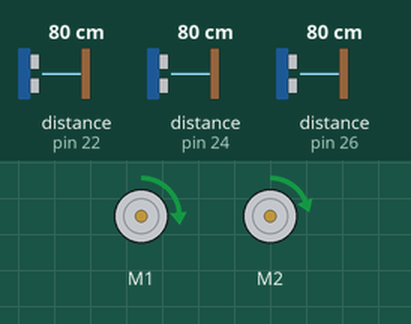
Simulated run of this sketch. Board: Arduino Mega 2560, built with avr-gcc and run on an emulated ATmega2560. Shown: 2 × DC motor (green arrow = forward, orange = backward, longer = faster). Wiring (inferred from the names in the program): ultrasonic range finder: trigger pin 26; echo pin 26. Inputs (shaded band) come from the test bench; at power-on: distance to the obstacle (sensors on pin 26, pin 24, pin 22) 80 cm. The echo pulse lasts 58.3 µs per cm; what the sketch prints to the serial monitor is not drawn.

Above: at 3.8 s.
3.9 s: distance to the obstacle (sensor on pin 26) set to 60 cm
At 4.02 s:
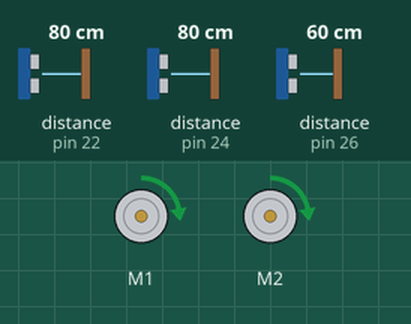
5.6 s: distance to the obstacle (sensor on pin 24) set to 2 cm
7.1 s: distance to the obstacle (sensor on pin 24) set to 5 cm
At 18.52 s:
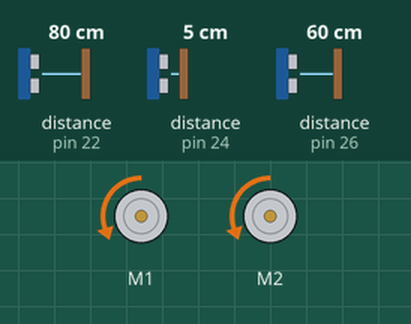
At 18.87 s:
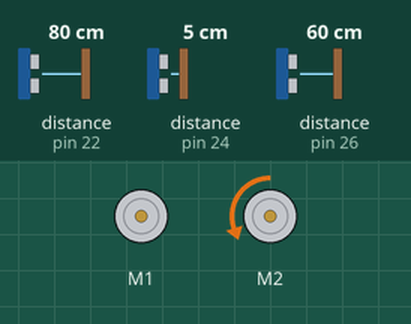
20.5 s: distance to the obstacle (sensor on pin 22) set to 2 cm
24.8 s: distance to the obstacle (sensor on pin 24) set to 18 cm
28.3 s: distance to the obstacle (sensor on pin 22) set to 18 cm
At 30.96 s:
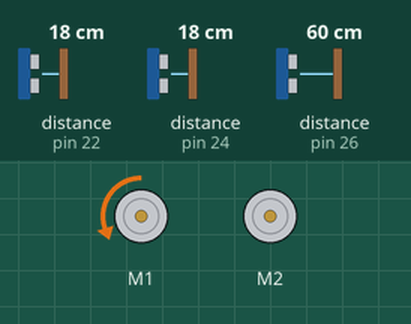
Timing chart, 0 to 32.8 s (numbered marks = the images above; inputs shaded):
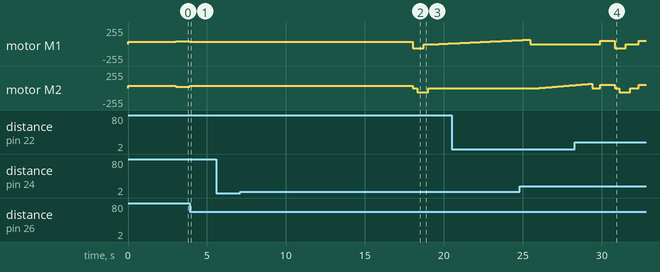

The sketch:

Test3_Two_sensor_3.ino
```cpp
#include <ZumoMotors.h>
#include <Ultrasonic.h>


ZumoMotors motors;
Ultrasonic ultrasonicL(22);
Ultrasonic ultrasonicR(24);
Ultrasonic ultrasonicSide(26);

const int pingPinLeft=22;
const int pingPinRight=24;
const int pingPinSide=26;

unsigned long time;
bool doo = true;


double duration, distance; // Duration used to calculate distance
double TheDifferent = 4.0;
float distFrontRightmm, distFrontLeftmm;
double target = 62.0;

double maxx = (target + 0.5);
double minn = (target - 0.5);
int direction1 = 0;
float distBetweenAngleSensorsmm=160; //use ruler to find distance between the angle sensors, in mm
  int xPositioncm;
double adjustMaxx = (maxx + 1);
double adjustMinn = (minn - 1);
boolean isTheRoboticInTheRightSpotStage_1 = false ;


void setup() {
  Serial.begin (9600);

}


void loop() {

driveTheRoboticToStage_1() ;
  //driveTheRoboticToStage_1();
  // Serial.println( ultrasonicSide.distanceRead());
  //AdjustAngle();
}


void driveTheRoboticToStage_1() {

  /*
        delay to allow the robotic to skip the box before it depends on Ultrasonic Sensor.
        The delay time may change relativaly to the robotic speed.
  */
  time = millis();
  Serial.println(time);
  if (time < 3000) {
    motors.setLeftSpeed(50);
    motors.setRightSpeed(50);
    delay(3000);
  }
  // Get the distance and store it on the @distance
  distance = ultrasonicSide.distanceRead();
  // if the distance more than maximum distance or less than the minimum distance then call the method inside if statement.

  // if the distance less than the minimum distance then call turnLeft method
  if ( distance < minn  && time < 18000) { // turn to left.
    // calling the turnLeft method.
    // the turnLeft mathed take the current side distance.
    turnLeft(ultrasonicSide.distanceRead());
    // else if the distance more than the maximum distance then call turnRight method
  }   else if ( distance > maxx  && time < 18000) { // turn to right
    // calling the turnLeft method.
    // the turnLeft mathed take the current side distance.
    turnRight(ultrasonicSide.distanceRead());
  } else if (time < 18000) {
    // Drive strait
    motors.setLeftSpeed(50);
    motors.setRightSpeed(50);
  } else {

    if ( isTheRoboticInTheRightSpotMethod() ) {
      isTheRoboticInTheRightSpotStage_1 = isTheRoboticInTheRightSpotMethod();
    } else {
      doSafetyStep();
    }

  }

}


void doSafetyStep() {

  if (ultrasonicSide.distanceRead() > adjustMaxx ) {
    adjustRight();
    direction1 = 0;
    delay(200);

  } else if ( ultrasonicSide.distanceRead() < adjustMinn ) {
    adjustLeft();
    direction1 = 1;
    delay(200);
  } else {
    if (direction1 == 0) {
      adjustRight() ;
      delay(200);
    } else if (direction1 == 1) {
      adjustLeft();
      delay(200);
    }
  }


}


boolean isTheRoboticInTheRightSpotMethod() {
  if (ultrasonicR.distanceRead() < TheDifferent) {
    return true;
  } else {
    return false;
  }
}


void turnLeft(double dis) {
  motors.setLeftSpeed(30);
  motors.setRightSpeed(60);
}

void turnRight(double dis) {
  motors.setLeftSpeed(60);
  motors.setRightSpeed(30);
}

void adjustRight() {

  motors.setLeftSpeed(-100);
  motors.setRightSpeed(0);
  delay(300);

  motors.setLeftSpeed(-100);
  motors.setRightSpeed(-100);
  delay(400);

  motors.setLeftSpeed(0);
  motors.setRightSpeed(-100);
  delay(300);

  motors.setLeftSpeed(0);
  motors.setRightSpeed(0);
  delay(20);
  doo = true;
   AdjustAngle();

  motors.setLeftSpeed(80);
  motors.setRightSpeed(80);
  delay(700);
}

void adjustLeft() {

  motors.setLeftSpeed(0);
  motors.setRightSpeed(-100);
  delay(300);

  motors.setLeftSpeed(-100);
  motors.setRightSpeed(-100);
  delay(400);

  motors.setLeftSpeed(-100);
  motors.setRightSpeed(0);
  delay(300);
  motors.setLeftSpeed(0);
  motors.setRightSpeed(0);
  delay(20);
  doo = true;
  AdjustAngle() ;

  motors.setLeftSpeed(80);
  motors.setRightSpeed(80);
  delay(700);
}
//void AdjustAngle() {
//
//  double R ;
//  double L ;
//
//  while (doo) {
//    delay (300);
//    R = ultrasonicR.distanceRead() ;
//    delay (10);
//    L = ultrasonicL.distanceRead() ;
//    delay (10);
//    if (L > R) {
//      motors.setLeftSpeed(100);
//      motors.setRightSpeed(0);
//
//    } else if (R > L) {
//      motors.setLeftSpeed(0);
//      motors.setRightSpeed(100);
//
//    } else {
//
//      doo = false;
//      motors.setLeftSpeed(0);
//      motors.setRightSpeed(0);
//    }
//  }
//  delay (30);
//  motors.setLeftSpeed(100);
//  motors.setRightSpeed(100);
//}
void AdjustAngle(){
  float x;
  float angleDeg;
  float angleDelay;
  bool straight = false;
  motors.setRightSpeed(0);
  motors.setLeftSpeed(0);
  while (straight == false) {
    delay (100);
    ultrasonicReadFrontRightmm();
    Serial.print(distFrontRightmm);
    Serial.print(" , ");
    delay (100);
    ultrasonicReadFrontLeftmm();
    Serial.print(distFrontLeftmm);
    Serial.print(" , ");
    delay (100);
    if ((abs(distFrontRightmm - distFrontLeftmm)) < 5) {
      straight = true;
      Serial.println("Straight");
    }
    if ( straight == false && distFrontRightmm < distFrontLeftmm) {
      x = ((distFrontLeftmm - distFrontRightmm) / distBetweenAngleSensorsmm);
      Serial.print(x);
      Serial.print(" , ");
      angleDeg = ((atan(x)) * 180 / 3.14);
      Serial.print(angleDeg);
      Serial.print(" , ");
      angleDelay = (65 * angleDeg / 90);
      Serial.println(angleDelay);
      for (int speed = 0 ; speed <= 104 ; speed++) {
        motors.setLeftSpeed(speed);
        motors.setRightSpeed(0);
        delay(angleDelay);
      }
      motors.setRightSpeed(0);
      motors.setLeftSpeed(0);
    }
    if ( straight == false && distFrontRightmm > distFrontLeftmm ) {
      x = ((distFrontRightmm - distFrontLeftmm) / distBetweenAngleSensorsmm);
      Serial.print(x);
      Serial.print(" , ");
      angleDeg = ((atan(x)) * 180 / 3.14);
      Serial.print(angleDeg);
      Serial.print(" , ");
      angleDelay = (65 * angleDeg / 90);
      Serial.println(angleDelay);
      for (int speed = 0 ; speed <= 104 ; speed++) {
        motors.setRightSpeed(speed);
        motors.setLeftSpeed(0);
        delay(angleDelay);
      }
      motors.setRightSpeed(0);
      motors.setLeftSpeed(0);
    }
  }
  motors.setRightSpeed(0);
  motors.setLeftSpeed(0);
}
void ultrasonicReadFrontRightmm(){
  float duration;
  pinMode(pingPinRight, OUTPUT);
  digitalWrite(pingPinRight, LOW);
  delayMicroseconds(2);
  digitalWrite(pingPinRight, HIGH);
  delayMicroseconds(5);
  digitalWrite(pingPinRight, LOW);
  pinMode(pingPinRight, INPUT);
  duration = pulseIn(pingPinRight, HIGH);
  distFrontRightmm = microsecondsToMillimeters(duration);
  //cm = microsecondsToCentimeters(duration);
  delay(100);
}

int microsecondsToCentimeters(float microseconds) {
  // The speed of sound is 340 m/s or 29 microseconds per centimeter.
  // The ping travels out and back, so to find the distance of the
  // object we take half of the distance travelled.
  return microseconds / 29 / 2;
}
float microsecondsToMillimeters(float microseconds) {
  // The speed of sound is 340 m/s or 29 microseconds per centimeter.
  // The ping travels out and back, so to find the distance of the
  // object we take half of the distance travelled.
  return microseconds / 29 / 2*10;
}
void ultrasonicReadSidecm(){
  float duration;
  pinMode(pingPinSide, OUTPUT);
  digitalWrite(pingPinSide, LOW);
  delayMicroseconds(2);
  digitalWrite(pingPinSide, HIGH);
  delayMicroseconds(5);
  digitalWrite(pingPinSide, LOW);
  pinMode(pingPinSide, INPUT);
  duration = pulseIn(pingPinSide, HIGH);
  xPositioncm= microsecondsToCentimeters(duration);
  delay(100);
}
void ultrasonicReadFrontLeftmm(){
  float duration;
  pinMode(pingPinLeft, OUTPUT);
  digitalWrite(pingPinLeft, LOW);
  delayMicroseconds(2);
  digitalWrite(pingPinLeft, HIGH);
  delayMicroseconds(5);
  digitalWrite(pingPinLeft, LOW);
  pinMode(pingPinLeft, INPUT);
  duration = pulseIn(pingPinLeft, HIGH);
  distFrontLeftmm = microsecondsToMillimeters(duration);
  //cm = microsecondsToCentimeters(duration);
  delay(100);
}
```

Measured:
- after the input at 3.9 s, motor M1: forward 38/255 → forward 31/255 at once; motor M2: forward 19/255 → forward 31/255 at once
- after the input at 5.6 s, every drawn part: stays the same
- after the input at 7.1 s, motor M2: forward 31/255 → stopped after 10.9 s, → backward 63/255 0.30 s later, → stopped 0.70 s later
- after the input at 28.3 s, motor M1: stopped → forward 51/255 after 1.6 s, → backward 63/255 0.92 s later, → stopped 0.70 s later, → forward 51/255 0.83 s later
